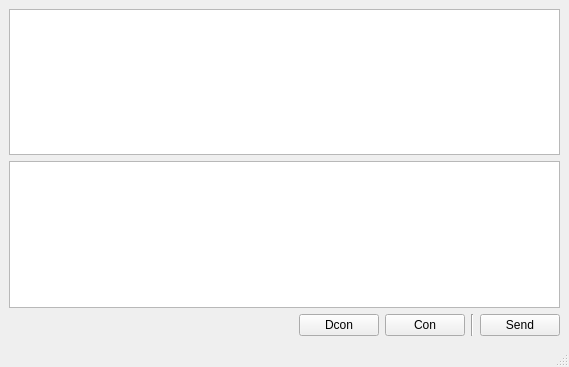
<?xml version="1.0" encoding="UTF-8"?>
<ui version="4.0">
 <class>MainWindow</class>
 <widget class="QMainWindow" name="MainWindow">
  <property name="geometry">
   <rect>
    <x>0</x>
    <y>0</y>
    <width>569</width>
    <height>367</height>
   </rect>
  </property>
  <property name="windowTitle">
   <string>MainWindow</string>
  </property>
  <widget class="QWidget" name="centralwidget">
   <layout class="QGridLayout" name="gridLayout">
    <item row="0" column="0" colspan="5">
     <widget class="QPlainTextEdit" name="plainTextEditLog"/>
    </item>
    <item row="1" column="0" colspan="5">
     <widget class="QPlainTextEdit" name="plainTextEdit"/>
    </item>
    <item row="2" column="0">
     <spacer name="horizontalSpacer">
      <property name="orientation">
       <enum>Qt::Horizontal</enum>
      </property>
      <property name="sizeHint" stdset="0">
       <size>
        <width>281</width>
        <height>20</height>
       </size>
      </property>
     </spacer>
    </item>
    <item row="2" column="1">
     <widget class="QPushButton" name="pushBtnDcon">
      <property name="text">
       <string>Dcon</string>
      </property>
     </widget>
    </item>
    <item row="2" column="2">
     <widget class="QPushButton" name="pushBtnCon">
      <property name="text">
       <string>Con</string>
      </property>
     </widget>
    </item>
    <item row="2" column="3">
     <widget class="Line" name="line">
      <property name="orientation">
       <enum>Qt::Vertical</enum>
      </property>
     </widget>
    </item>
    <item row="2" column="4">
     <widget class="QPushButton" name="pushBtnSend">
      <property name="text">
       <string>Send</string>
      </property>
     </widget>
    </item>
   </layout>
  </widget>
  <widget class="QMenuBar" name="menubar">
   <property name="geometry">
    <rect>
     <x>0</x>
     <y>0</y>
     <width>569</width>
     <height>21</height>
    </rect>
   </property>
  </widget>
  <widget class="QStatusBar" name="statusbar"/>
 </widget>
 <resources/>
 <connections/>
</ui>
